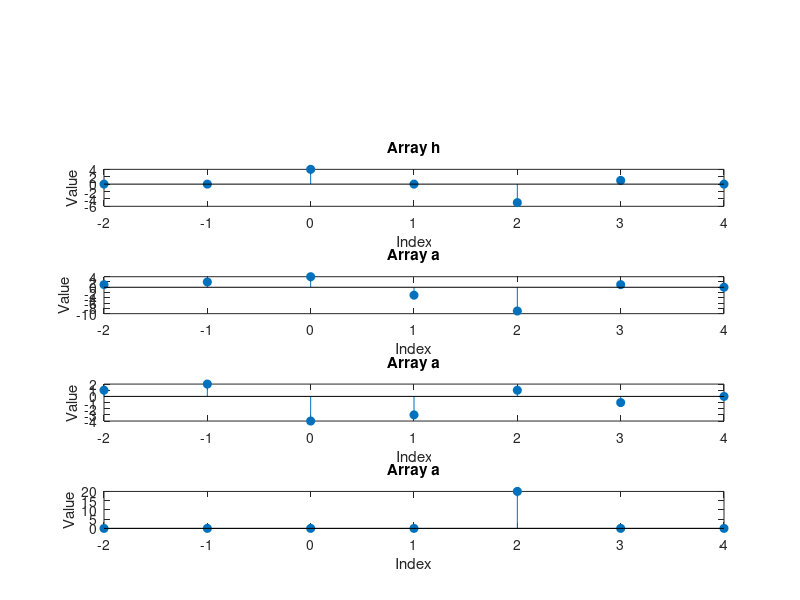

Source code (MATLAB):
x = [1, 2, 0, -3, -4,0,0];
h = [0,0,4, 0, -5, 1, 0];
Xx=[-2:length(x)-2-1]



subplot(2, 1, 1);
stem(Xx, x, 'filled');
 title('Array X');
xlabel('Index');
ylabel('Value');



subplot(5, 1, 2);
stem(Xx, h, 'filled');
title('Array h');
xlabel('Index');
ylabel('Value');



a=x+h
subplot(5, 1, 3);
stem(Xx, a, 'filled');
title('Array a');
xlabel('Index');
ylabel('Value');

b=x-h
subplot(5, 1, 4);
stem(Xx, b, 'filled');
title('Array a');
xlabel('Index');
ylabel('Value');

b=x.*h
subplot(5, 1, 5);
stem(Xx, b, 'filled');
title('Array a');
xlabel('Index');
ylabel('Value');






















